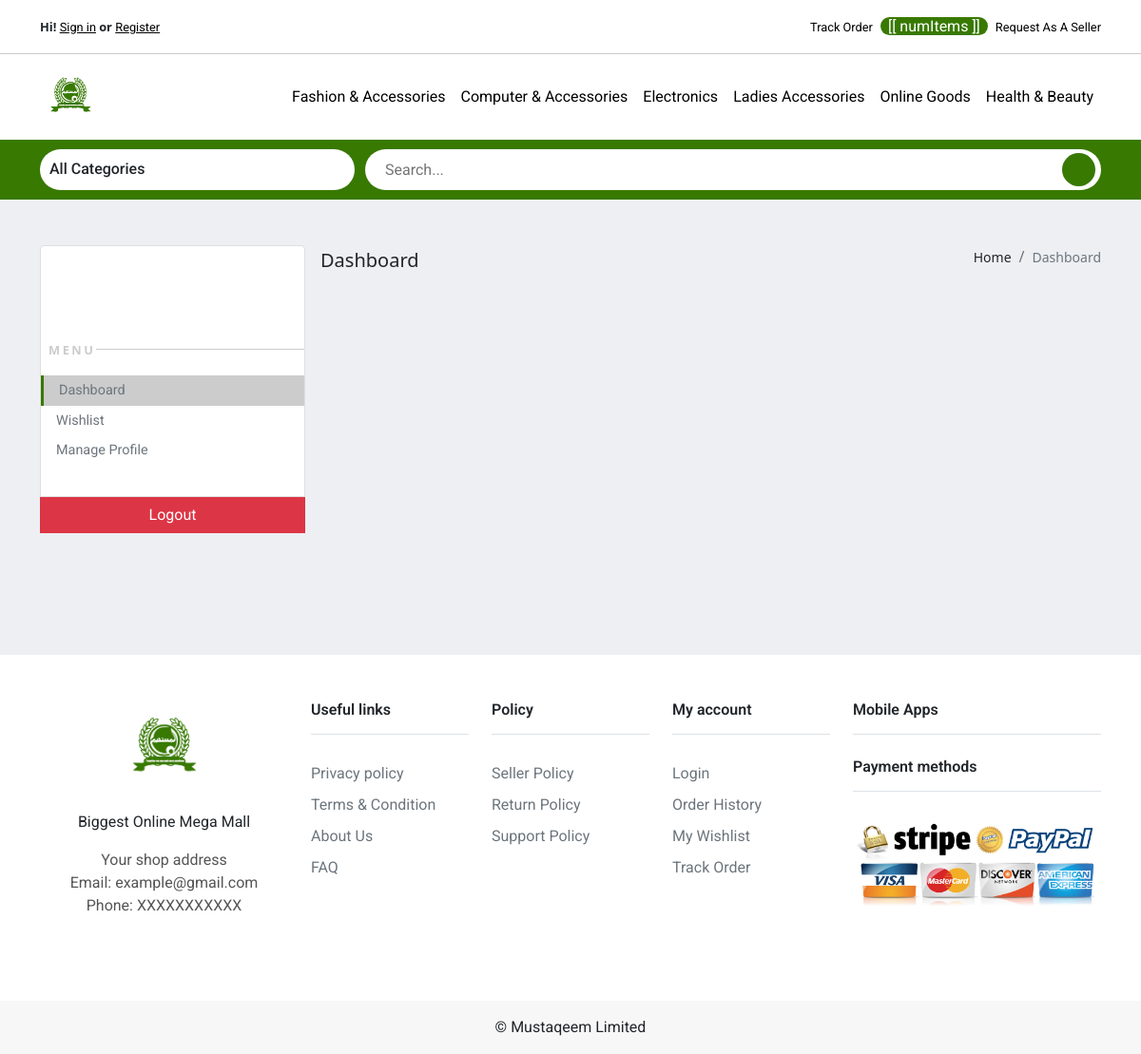
/dashboard/, run on the app's committed database.
### store/models.py (models this page shows, shortened)
class Category(models.Model):
    title = models.CharField(max_length=120, unique=True)
    img = models.ImageField(upload_to="images/")

### store/views.py (the view)
# urls.py: path("dashboard/", userDashboardView, name="dashboard"),
def userDashboardView(request):
    categories = Category.objects.all().order_by("-id")
    main_navbarCat = Category.objects.all().order_by("-id")[:6]
    subcategories = SubCategory.objects.all()
    context = {
        "main_navbarCat": main_navbarCat,
        "categories": categories,
        "subcategories": subcategories,
    }
    return render(request, "store/user_dashboard.html", context)

### Cart/cart.py (called while the page is built)
    def get_total_length(self):
            return sum(int(item['quantity']) for item in self.cart.values())

### Cart/context_processor.py (called while the page is built)
def cart(request):
    return {'cart': Cart(request)}

### store/templates/store/user_dashboard.html (shortened to what this page needs)
{% extends "store/base.html" %}
{% load static %}
{% block content %}
<link rel="stylesheet" href="{% static 'css/user_dashboard.css' %}">
<div class="container my-5">
    <div class="dashboard__content">
        <div class="dashboard__sidebar">
            <div class="card dashboard__card py-3">
                <div class="dashboard__topContent">
                    <span class="iconify dashboardUser__icon" data-icon="gridicons:user-circle" data-inline="false"></span>
                </div>
                <div class="sidebar-widget-title py-0">
                    <span>Menu</span>
                </div>
                <div class="dashboard__links">
                    <ul>
                        <a class="text-muted" href="{% url 'store:dashboard' %}">
                            <li class="activeDash">
                                 Dashboard
                            </li>
                        </a>
                        <a class="text-muted" href="{% url 'store:wishlist' %}">
                            <li>
                                 Wishlist
                            </li>
                        </a>
                        <a class="text-muted" href="{% url 'store:profile' %}">
                            <li>
                                 Manage Profile
                            </li>
                        </a>
                    </ul>
                </div>
            </div>
            <a class="w-100 btn btn-block btn-danger logout__btn" href="{% url 'store:logout' %}">Logout</a>
        </div>
        <div class="dashboard__dashboardContent">
            <div class="dashboard__header mb-2">
                <h5>Dashboard</h5>
                <nav aria-label="breadcrumb">
                    <ol class="breadcrumb">
                        <li class="breadcrumb-item"><a class="text-dark" href="{% url 'store:home' %}"><small>Home</small></a></li>
                        <li class="breadcrumb-item active" aria-current="page"><small>Dashboard</small></li>
                    </ol>
                </nav>
            </div>
        </div>
    </div>
</div>
{% endblock %}

### store/templates/store/navbar.html (shortened to what this page needs)
{% load static %}
<link rel="stylesheet" href="{% static 'css/navbar.css' %}" />
<link rel="stylesheet" type="text/css" href="//cdn.jsdelivr.net/npm/slick-carousel@1.8.1/slick/slick.css" />
<link rel="stylesheet" type="text/css" href="//cdn.jsdelivr.net/npm/slick-carousel@1.8.1/slick/slick-theme.css" />
<div class="top__bar bg-white">
    <nav class="navbar navbar-expand-lg navbar-light container">
        <ul class="navbar-nav mb-2 mb-lg-0">
            {% if not request.user.is_authenticated %}
            <li class="nav-item login__header top__header">
                <span class="fw-bold text-dark">Hi!</span> <a href="{% url 'store:user_login' %}"><small>Sign in</small></a>
            </li>
            <li class="nav-item top__header login__header">
                <span class="fw-bold text-dark">or</span> <a href="{% url 'store:user_registration' %}"><small>Register</small></a>
            </li>
            {% else %}
            <li class="nav-item top__header logout__header">
                <a href="{% url 'store:logout' %}"><small class="btn btn-link">Logout</small></a>
            </li>
            {% endif %}
        </ul>
        <ul class="navbar-nav ms-auto mb-2 mb-lg-0 d-flex align-items-center">
            <li class="nav-item top__header">
                <a class="nav-link" href="#"><small>Track Order</small></a>
            </li>
            <li class="nav-item cart__header me-2">
                <a href="{% url 'cart_details' %}">
                    <div id="navbarApp">
                        <span class="cart__counter">[[ numItems ]]</span>
                    </div>
                </a>
            </li>
            <li class="nav-item top__header">
                <a href="{% url 'store:get_seller_registration' %}"><small>Request As A Seller</small></a>
            </li>
        </ul>
    </nav>
</div>
<div class="main__navbar">
    <nav class="navbar navbar-expand-lg navbar-light bg-white">
        <div class="container">
            <a class="navbar-brand" href="{% url 'store:home' %}">
                <div class="logo">
                    <img src="{% static 'logo_img/logo.png' %}" alt="" />
                </div>
            </a>
            <div class="collapse navbar-collapse" id="navbarSupportedContent">
                <ul class="navbar-nav ms-auto mb-2 mb-lg-0 main__navbarList">
                    {% if main_navbarCat %}
                        {% for category in main_navbarCat %}
                            <li class="nav-item cat__list">
                                <a class="nav-link" href="{% url 'store:categorywise-product' category.id category.title %}">
                                    {{ category.title }}
                                </a>
                            </li>
                        {% endfor %}
                    {% endif %}
                </ul>
            </div>
        </div>
    </nav>
</div>
<div class="home__content">
    <div class="container">
        <div class="home__categoriesSearchBar">
            <div class="all__departments">
                <div class="all__departmentsHeader">
                    <h6>All Categories</h6>
                </div>
            </div>
            <form action="{% url 'store:search' %}" class="home__searchBar" method="GET">
                <input type="text" value="{{ request.GET.query }}" name="query" id="search-input" placeholder="Search..." />
                <button>
                </button>
            </form>
        </div>
    </div>
</div>

### static/css/base.css (style rules this page uses)
* { text-decoration: none !important; list-style: none !important; box-sizing: border-box !important; }
:root { --white-primary: #fff; --primary-color: #387901; --primary-dark: #34630a; --black-primary: #000; --dark-primary: #212529; --blue-primary: #0D6EFD; --gray-primary: #ccc; --muted-primary: #6C757D; --muted-gray: #F7F7F7; --dark-gray: #5a5a5a; --dark-gray2: #818a91; --bg-color: #EDEFF3; --cat-bg: #FFDCC3; --roboto: "Roboto", sans-serif; }
body { background-color: var(--bg-color); }

### static/css/navbar.css (style rules this page uses)
.top__bar { border-bottom: 1px solid var(--gray-primary); }
.main__navbar { background-color: var(--white-primary); position: sticky; top: 0; left: 0; z-index: 998; }
.main__navbarList { position: relative; }
.logo { width: 4rem; height: 4rem; }
.logo img { width: 100%; height: 100%; border-radius: 50%; object-fit: cover; }
.nav-item a { color: var(--black-primary) !important; font-family: var(--roboto); font-size: 1rem !important; transition: color 0.3s; }
.top__header, .top__header a small { font-size: 0.8rem; color: var(--primary-color); }
.top__header a small:last-child { color: var(--black-primary); transition: color 0.3s; }
.cart__header { display: flex; align-items: center; }
.cart__header .cart__counter { background-color: var(--primary-color); color: var(--white-primary); border-radius: 9999px; padding: 0 8px; }
.login__header { margin-right: 0.2rem; }
.login__header a small { text-decoration: underline !important; }
.home__content { padding: 10px 0; background-color: var(--primary-color); }
.home__categoriesSearchBar { display: flex; justify-content: space-between; align-items: center; }
.all__departments { position: relative; display: flex; align-items: center; height: 43px; flex: 0.3; background-color: var(--white-primary); border-radius: 9999px; margin-right: 0.7rem; }
.all__departmentsHeader { width: 100%; display: flex; justify-content: space-between; align-items: center; }
.all__departmentsHeader h6 { margin-top: 6px; padding-left: 10px; font-family: var(--roboto); }
.home__searchBar { display: flex; align-items: center; flex: 0.7; border: 1px solid transparent; height: 43px; border-radius: 40px; background-color: var(--white-primary); }
.home__searchBar input { flex: 1; border: none; padding: 0 10px; outline: none; margin-left: 10px; font-family: var(--roboto); }
.home__searchBar input::placeholder { font-family: var(--roboto); }
.home__searchBar button { width: 35px!important; height: 35px!important; border: 1px solid transparent; border-radius: 50%; margin-right: 5px; color: var(--white-primary); display: flex; justify-content: center; align-items: center; font-size: 1.2rem; background-color: var(--primary-color); cursor: pointer; }

### static/css/user_dashboard.css (style rules this page uses)
.dashboard__content { display: grid; grid-template-columns: 25% 75%; }
.dashboard__topContent { display: flex; flex-direction: column; justify-content: center; align-items: center; }
.dashboard__card { border-radius: 0.3rem; border-bottom-left-radius: 0; border-bottom-right-radius: 0; }
.dashboardUser__icon { width: 4rem; height: 4rem; color: var(--gray-primary); margin-bottom: 0.5rem; }
.sidebar-widget-title { position: relative; margin-bottom: 1rem; }
.sidebar-widget-title span { background: #fff; text-transform: uppercase; font-size: 0.8rem; font-weight: 600; letter-spacing: 0.2em; position: relative; padding-left: 0.5rem; color: var(--gray-primary); }
.sidebar-widget-title::before { content: ""; width: 100%; height: 1px; background: var(--gray-primary); position: absolute; left: 0; right: 0; top: 50%; }
.dashboard__links ul { padding-left: 0 !important; }
.dashboard__links ul li { display: flex; align-items: center; padding: 5px 0; cursor: pointer; transition: background-color 0.3s, color 0s; }
.dashboard__links ul a li { font-family: var(--roboto); font-size: 0.9rem; padding-left: 0.5rem; }
.activeDash { background-color: var(--gray-primary); border-left: 3px solid var(--primary-color); }
.logout__btn { border-radius: 0 !important; font-family: var(--roboto); }
.dashboard__dashboardContent { margin-left: 1rem; }
.dashboard__header { display: flex; flex-wrap: wrap; justify-content: space-between; align-items: center; }

### data on the page
Category: title "Fashion & Accessories"
Category: title "Computer & Accessories"
Category: title "Electronics"
Category: title "Ladies Accessories"
Category: title "Online Goods"
Category: title "Health & Beauty"
